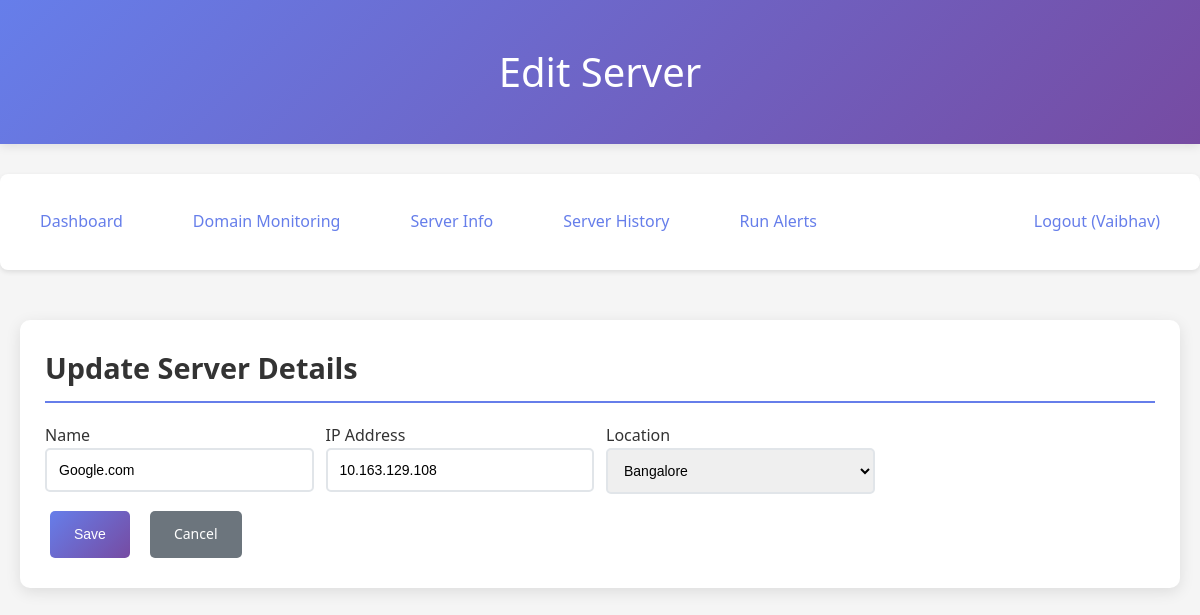
The page /server/edit/5 (signed in) on the database its author committed.
### tables this page shows
CREATE TABLE users (
            id INTEGER PRIMARY KEY AUTOINCREMENT,
            name TEXT,
            email TEXT UNIQUE NOT NULL,
            password_hash TEXT NOT NULL,
            role TEXT NOT NULL,          -- super_admin, admin, super_analytics, analytics
            location TEXT                -- required for admin/analytics
        );

CREATE TABLE servers (
            id INTEGER PRIMARY KEY AUTOINCREMENT,
            name TEXT NOT NULL,
            ip_address TEXT NOT NULL,
            location TEXT,
            alive INTEGER DEFAULT 0,
            last_ping_at TEXT
        );

CREATE TABLE locations (
            id INTEGER PRIMARY KEY AUTOINCREMENT,
            name TEXT UNIQUE NOT NULL
        );

### 1app.py (the view, shortened to what this page needs)
@app.route('/server/edit/<int:server_id>', methods=['GET', 'POST'])
@login_required
@rbac_write_required
def edit_server(server_id):
    user = get_current_user()
    conn = get_db_connection()
    c = conn.cursor()
    c.execute("SELECT id, name, ip_address, location FROM servers WHERE id=?", (server_id,))
    row = c.fetchone()
    if not row:
        conn.close()
        flash("Server not found.", "danger")
        return redirect(url_for('server'))
    if not user_can_access_location(user, row["location"]):
        conn.close()
        flash("Access denied for this location.", "danger")
        return redirect(url_for('server'))
    server_row = {"id": row["id"], "name": row["name"], "ip_address": row["ip_address"], "location": row["location"]}
    conn.close()
    return render_template('server_edit.html', server=server_row, locations=get_locations(), user=user)

### 1app.py (called while the page is built)
def get_db_connection():
    conn = sqlite3.connect(DB_FILE)
    conn.row_factory = sqlite3.Row
    return conn

def get_current_user():
    user_id = session.get('user_id')
    if not user_id:
        return None
    conn = get_db_connection()
    c = conn.cursor()
    c.execute("SELECT id, name, email, role, location FROM users WHERE id = ?", (user_id,))
    row = c.fetchone()
    conn.close()
    return row

def login_required(view_func):
    @functools.wraps(view_func)
    def wrapper(*args, **kwargs):
        if not get_current_user():
            return redirect(url_for('login', next=request.path))
        return view_func(*args, **kwargs)
    return wrapper

def is_read_only(user):
    return user and user["role"] in ("super_analytics", "analytics")

def user_can_access_location(user, location):
    if not user:
        return False
    role = user["role"]
    if role in ("super_admin", "super_analytics"):
        return True
    if role in ("admin", "analytics"):
        return (user["location"] or "").lower() == (location or "").lower()
    return False

def rbac_write_required(view_func):
    @functools.wraps(view_func)
    def wrapper(*args, **kwargs):
        user = get_current_user()
        if not user:
            return redirect(url_for('login'))
        if is_read_only(user):
            flash("You have read-only access.", "warning")
            return redirect(request.referrer or url_for('index'))
        return view_func(*args, **kwargs)
    return wrapper

def get_locations():
    conn = get_db_connection()
    c = conn.cursor()
    c.execute("SELECT name FROM locations ORDER BY name")
    rows = [r[0] for r in c.fetchall()]
    conn.close()
    return rows

### templates/server_edit.html (shortened to what this page needs)
<!DOCTYPE html>
<html>
<head>
    <link rel="stylesheet" href="{{ url_for('static', filename='style.css') }}">
</head>
<body>
<header>
    <div class="container">
        <h1>Edit Server</h1>
    </div>
</header>
<nav>
    <div class="container">
        <ul>
            <li><a href="/">Dashboard</a></li>
            <li><a href="/domain">Domain Monitoring</a></li>
            <li><a href="/server">Server Info</a></li>
            <li><a href="/server/history">Server History</a></li>
            <li><a href="/run_alerts">Run Alerts</a></li>
            {% if user %}
                <li style="margin-left:auto"><a href="/logout">Logout ({{ user.name }})</a></li>
            {% else %}
                <li style="margin-left:auto"><a href="/login">Login</a></li>
            {% endif %}
        </ul>
    </div>
</nav>
<div class="container">
    <div class="card">
        <h2>Update Server Details</h2>
        <form method="POST" style="display:grid; grid-template-columns: repeat(auto-fit, minmax(220px, 1fr)); gap: 12px;">
            <div>
                <label>Name</label>
                <input type="text" name="name" class="form-control" required value="{{ server.name }}">
            </div>
            <div>
                <label>IP Address</label>
                <input type="text" name="ip_address" class="form-control" required value="{{ server.ip_address }}">
            </div>
            <div>
                <label>Location</label>
                <select name="location" class="form-control">
                    {% for loc in locations %}
                        <option value="{{ loc }}" {% if server.location == loc %}selected{% endif %}>{{ loc }}</option>
                    {% endfor %}
                </select>
            </div>
            <div style="grid-column: 1 / -1; display:flex; gap:10px;">
                <button type="submit" class="btn btn-primary">Save</button>
                <a href="/server" class="btn btn-secondary">Cancel</a>
            </div>
        </form>
    </div>
</div>
</body>
</html>

### static/style.css (style rules this page uses)
* { margin: 0; padding: 0; box-sizing: border-box; }
body { font-family: 'Segoe UI', Tahoma, Geneva, Verdana, sans-serif; line-height: 1.6; color: #333; background-color: #f5f5f5; }
.container { max-width: 1200px; margin: 0 auto; padding: 20px; }
header { background: linear-gradient(135deg, #667eea 0%, #764ba2 100%); color: white; padding: 20px 0; margin-bottom: 30px; box-shadow: 0 2px 10px rgba(0,0,0,0.1); }
header h1 { text-align: center; font-size: 2.5em; font-weight: 300; }
nav { background: white; padding: 15px 0; margin-bottom: 30px; box-shadow: 0 2px 5px rgba(0,0,0,0.1); border-radius: 8px; }
nav ul { list-style: none; display: flex; justify-content: center; gap: 30px; }
nav a { text-decoration: none; color: #667eea; font-weight: 500; padding: 10px 20px; border-radius: 5px; transition: all 0.3s ease; }
.card { background: white; padding: 25px; border-radius: 10px; box-shadow: 0 4px 15px rgba(0,0,0,0.1); margin-bottom: 20px; }
.card h2 { color: #333; margin-bottom: 20px; font-size: 1.8em; border-bottom: 2px solid #667eea; padding-bottom: 10px; }
.form-control { width: 100%; padding: 12px; border: 2px solid #e1e5e9; border-radius: 5px; font-size: 14px; transition: border-color 0.3s ease; }
.btn { padding: 12px 24px; border: none; border-radius: 5px; cursor: pointer; font-size: 14px; font-weight: 500; text-decoration: none; display: inline-block; transition: all 0.3s ease; margin: 5px; }
.btn-primary { background: linear-gradient(135deg, #667eea 0%, #764ba2 100%); color: white; }
.btn-secondary { background-color: #6c757d; color: white; }

### rows shown on the page
users: name "Vaibhav"
servers: name "Google.com", ip_address "10.163.129.108", location "Bangalore"
